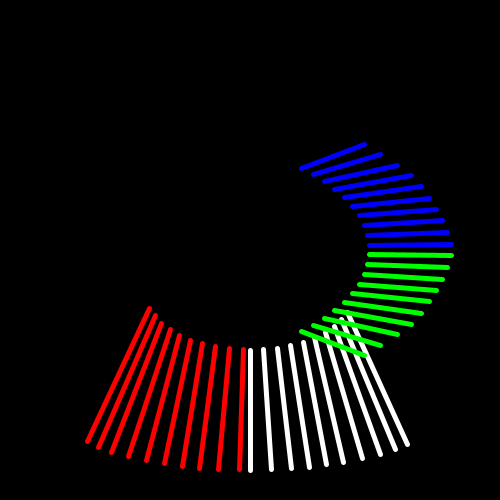
Frame 1 (no input)
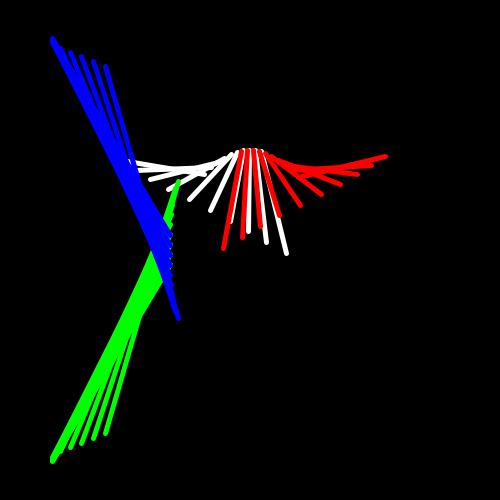
Frame 60 (the mouse pressed at the canvas centre just before this capture)
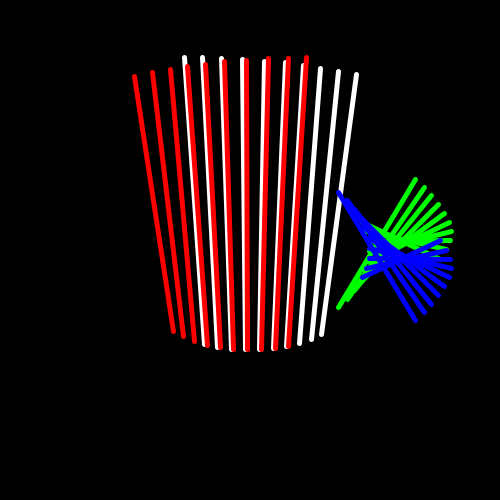
Frame 120 (the mouse held since frame 60 and released just before this capture)

The Processing sketch that drew these frames (run headless with seeded random() and noise(); from frame 60 on, the mouse is pressed at the canvas centre):

// Processing sketch: sinus_6
// ── sinus_6.pde
//********************** Eerste figuur **********************//
float x1(float t) {
return sin(t/10) * 100 + sin(t/5) * 20;  
}

float y1(float t) {
return cos(t/10) * 100;  
}

float x2(float t) {
return sin(t/10) * 200 + sin(t) * 2;  
}

float y2(float t) {
return cos(t/20) * 200 + cos(t/12) * 20;  
}
float t;
static final int NUM_LINES = 10;
//********************** Einde eerste figuur **********************//



//********************** Tweede figuur **********************//
float x3(float p) {
return sin(-p/10) * 100 + sin(-p/5) * 20;  
}

float y3(float p) {
return cos(-p/10) * 100;  
}

float x4(float p) {
return sin(-p/10) * 200 + sin(-p) * 2;  
}

float y4(float p) {
return cos(-p/20) * 200 + cos(-p/12) * 20;  
}
float p;
//********************** Einde Tweede figuur **********************//

void setup(){
background(0);
size(500,500);
}

void draw(){
  background(0);
//stroke(random(255), random(255), random(255));
stroke(255);
strokeWeight(5);
translate(width/2, height/2);

//****************************** Eerste ******************************//

for(int i = 0; i < NUM_LINES; i++) {
  line(x1(t + i), y1(t + i), x2(t + i), y2(t + i));
  }
  
  t += 0.5;

//****************************** Tweede ******************************//

  stroke(255,0,0);
  noFill();
for(int e = 0; e < NUM_LINES; e++) {
  line(x3(t + e), y3(t + e), x4(t + e), y4(t + e));
  }  
  
  p += 0.5;

//****************************** Derde ******************************//
  
  stroke(0,255,0);
  for(int q = 0; q < NUM_LINES; q++) {
  line(x5(t + q), y5(t + q), x6(t + q), y6(t + q));
  }
    
  h += 0.5;
  
//****************************** Vierde ******************************//

  stroke(0,0,255);
  noFill();
for(int z = 0; z < NUM_LINES; z++) {
  line(x7(t + z), y7(t + z), x8(t + z), y8(t + z));
  }
  
  k += 0.5;
}

//********************** Derde figuur **********************//
float x5(float h) {
return cos(h/10) * 100 + cos(h/5) * 20;  
}

float y5(float h) {
return sin(h/10) * 100;  
}

float x6(float h) {
return cos(h/10) * 200 + cos(h) * 2;  
}

float y6(float h) {
return sin(h/20) * 200 + sin(h/12) * 20;  
}
float h;
//********************** Einde Derde figuur **********************//



//********************** Vierde figuur **********************//
float x7(float k) {
return cos(-k/10) * 100 + cos(-k/5) * 20;  
}

float y7(float k) {
return sin(-k/10) * 100;  
}

float x8(float k) {
return cos(-k/10) * 200 + cos(-k) * 2;  
}

float y8(float k) {
return sin(-k/20) * 200 + sin(-k/12) * 20;  
}
float k;
//********************** Einde Vierde figuur **********************//
